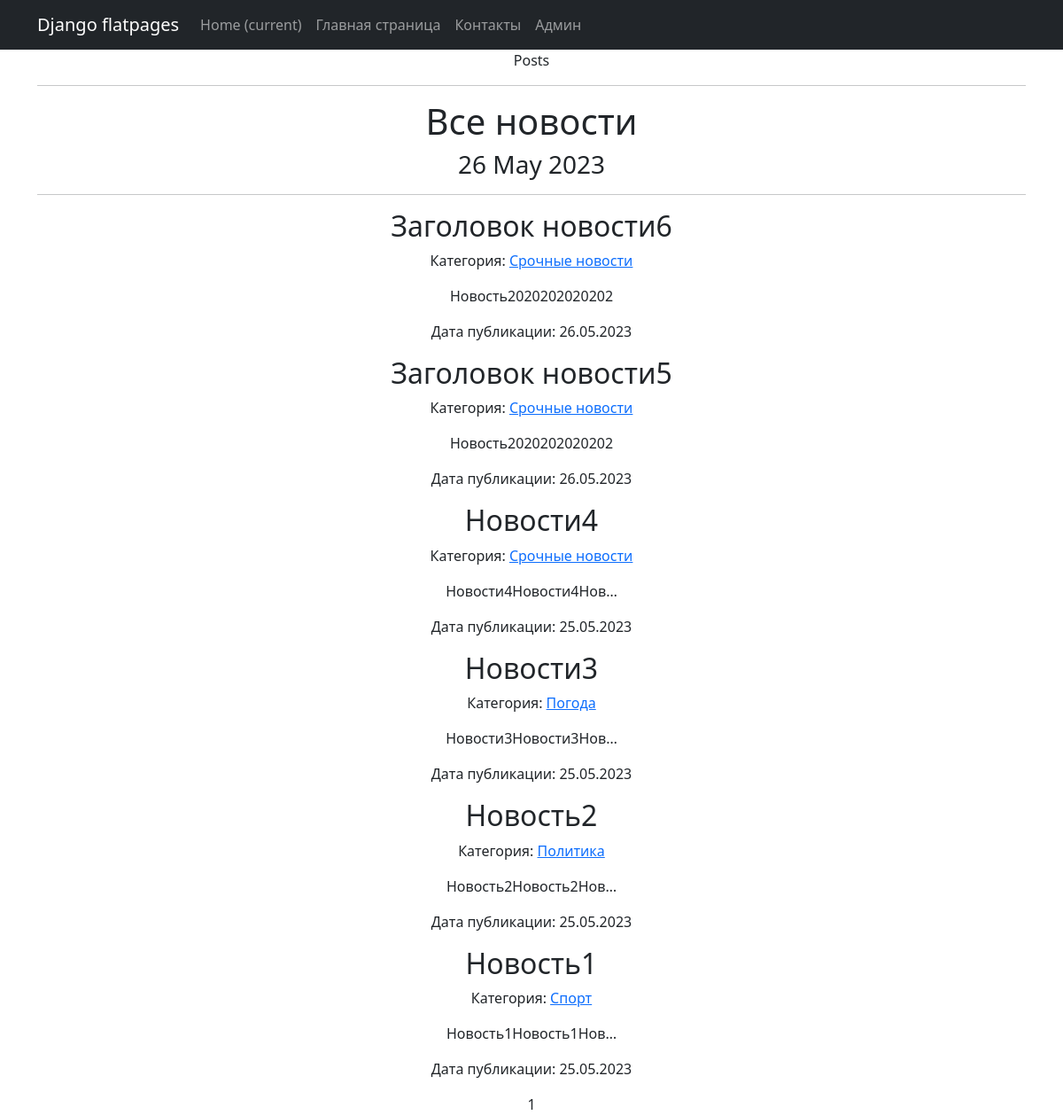
Page /news/ on the committed database.
### simpleapp/models.py (models this page shows, shortened)
class Post(models.Model):
    ARTICLE = 'article'
    NEWS = 'news'
    CATEGORY_CHOICES = (
        (ARTICLE, 'Статья'),
        (NEWS, 'Новость'),
    )
    type_post = models.CharField(max_length=20, choices=CATEGORY_CHOICES)
    pub_date = models.DateTimeField(auto_now_add=True)
    author = models.ForeignKey(Author, on_delete=models.CASCADE)
    name = models.CharField(
        max_length=50,
        unique=True,
    )
    description = models.TextField()
    category = models.ForeignKey(
        Category,
        on_delete=models.CASCADE,
        related_name='post',
    )
    rating = models.FloatField(
        validators=[MinValueValidator(0.0)], default=0.0
    )

class Category(models.Model):
    name = models.CharField(max_length=100, unique=True)
    subscribers = models.ManyToManyField(User, related_name='subscriptions')

### simpleapp/views.py (the view)
# urls.py: path('news/', PostList.as_view(), name='post_list'),
class PostList(ListView):
    model = Post
    ordering = '-pub_date'
    template_name = 'posts.html'
    context_object_name = 'posts'
    paginate_by = 10
    def get_queryset(self):
        queryset = super().get_queryset()
        self.filterset = PostFilter(self.request.GET, queryset)
        return self.filterset.qs
    def get_context_data(self, **kwargs):
        context = super().get_context_data(**kwargs)
        context['time_now'] = datetime.utcnow()
        context['next_sale'] = None
        context['filterset'] = self.filterset
        return context

### simpleapp/templatetags/censor.py (called while the page is built)
def censor(value):
    bad_words = ["капуста"]
    for word in bad_words:
        value = value.replace(word, '*' * len(word))
    return value

### simpleapp/templatetags/custom_tags.py (called while the page is built)
@register.simple_tag()
def current_time(format_string='%b %d %Y'):
   return datetime.utcnow().strftime(format_string)

### templates/posts.html (shortened to what this page needs)
{% extends 'flatpages/default.html' %}
{% block title %}
Posts
{% endblock title %}
{% block content %}
   <h1>Все новости</h1>
    <h3>{% load custom_tags %}</h3>
    <h3>{% load censor %}</h3>
   <h3>{% current_time '%d %b %Y' %}</h3>
   <hr>
   {% if posts %}
       {% for post in posts %}
           <h2>{{ post.name }}</h2>
           <p>Категория: <a href="{% url 'category_list' post.category.id %}">{{ post.category.name }}</a></p>
           <p>{{ post.description|truncatechars:20|censor }}</p>
           <p>Дата публикации: {{ post.pub_date|date:'d.m.Y' }}</p>
       {% endfor %}
   {% else %}
       {% for category in categories %}
           <a href="{% url 'category_list' post.category.id %}">{{ post.category.name }}</a>
       {% endfor %}
       <h2>Новостей нет!</h2>
   {% endif %}
   {{ page_obj.number }}
{% endblock content %}

### rows in the picture
Post: name "Заголовок новости6", category.name "Срочные новости", description|censor "Новость2020202020202", pub_date "26.05.2023"
Post: name "Заголовок новости5", category.name "Срочные новости", description|censor "Новость2020202020202", pub_date "26.05.2023"
Post: name "Новости4", category.name "Срочные новости", description|censor "Новости4Новости4Нов…", pub_date "25.05.2023"
Post: name "Новости3", category.name "Погода", description|censor "Новости3Новости3Нов…", pub_date "25.05.2023"
Post: name "Новость2", category.name "Политика", description|censor "Новость2Новость2Нов…", pub_date "25.05.2023"
Post: name "Новость1", category.name "Спорт", description|censor "Новость1Новость1Нов…", pub_date "25.05.2023"

### other values in the picture
{{ page_obj.number }} "1"
